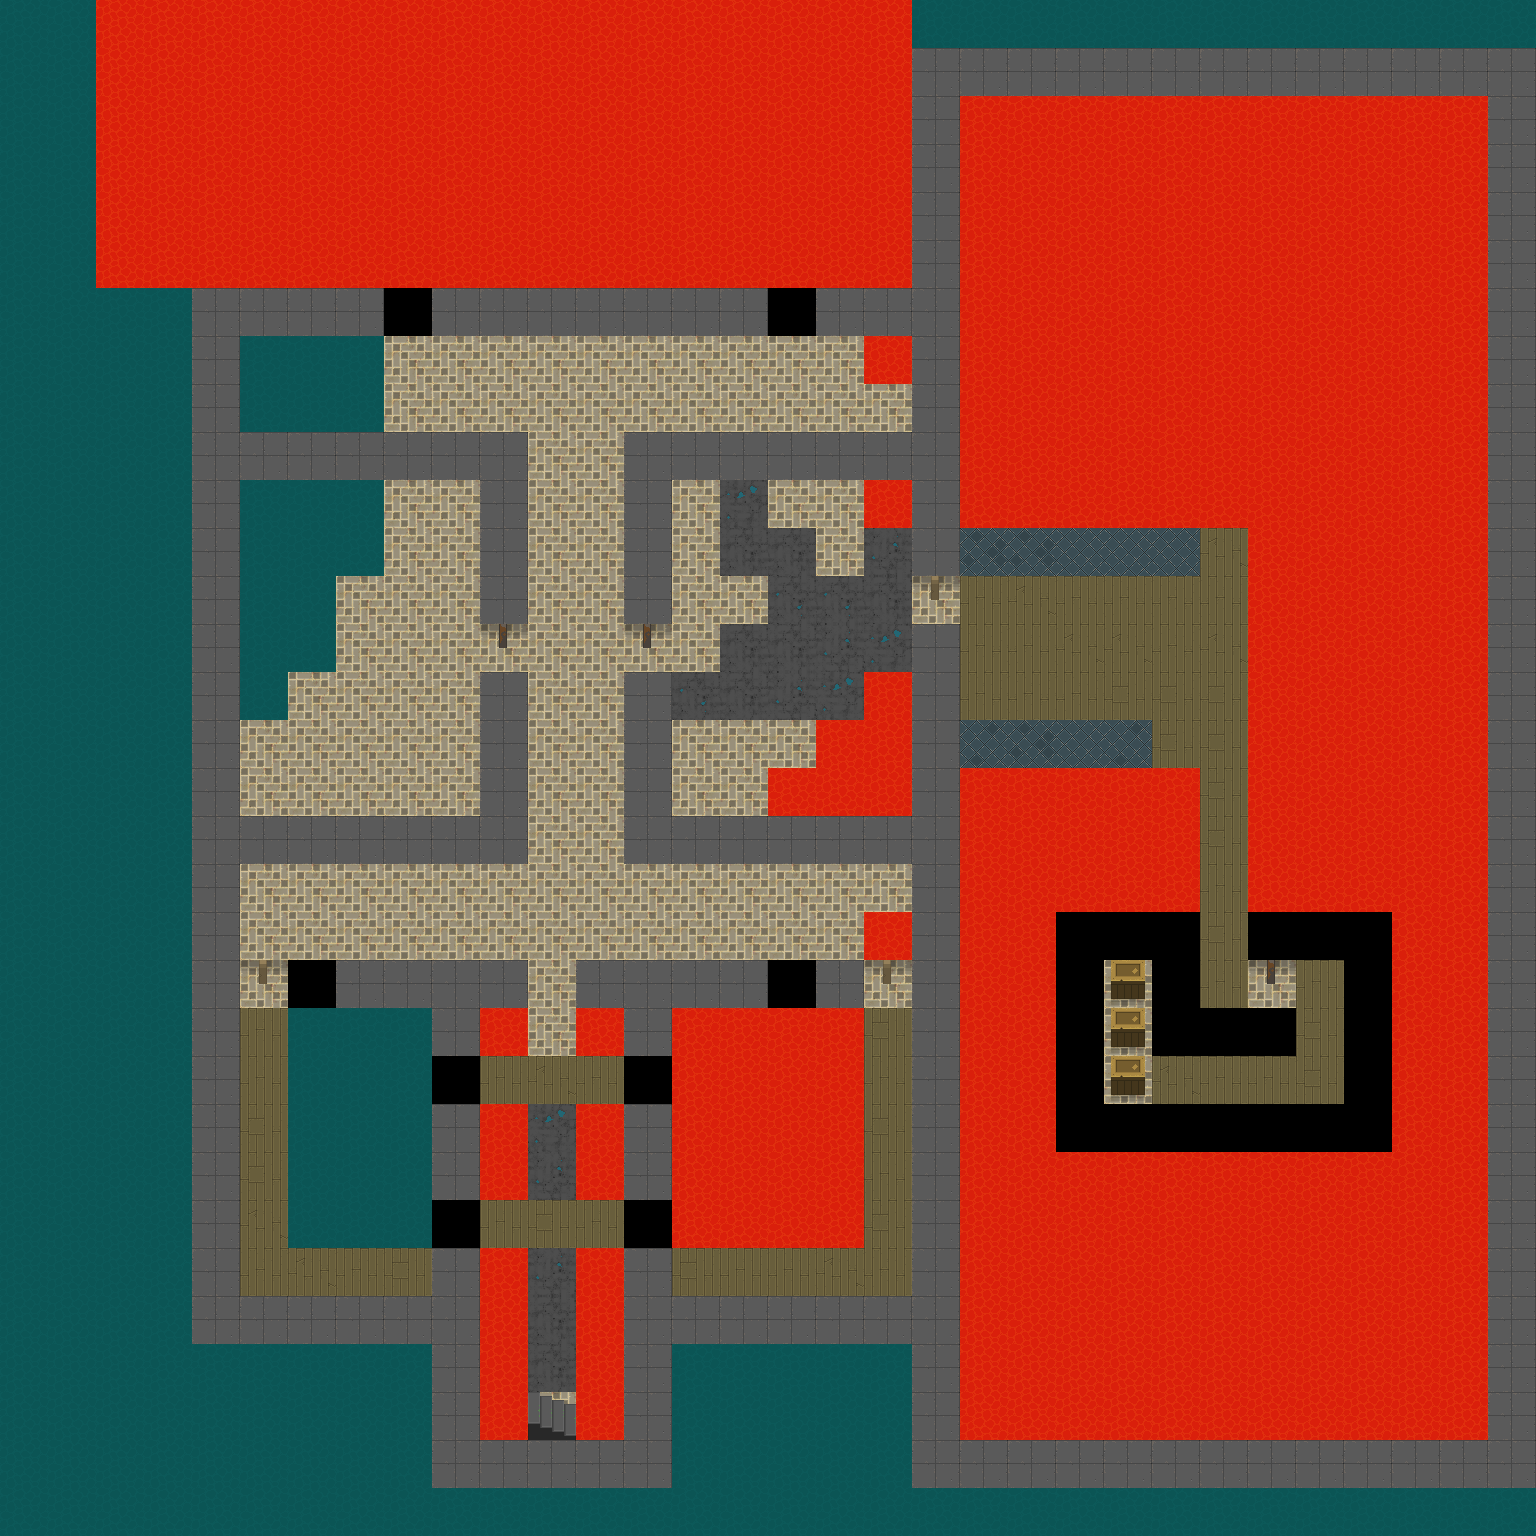

Below is a game level as drawn by its tile map, then a one-line description and the .tmx that defines it (tile-layer data replaced by summaries):
An orthogonal 32x32 tile map with 48x48 px tiles, 10 tile layers (floor, floor 2, props, creature, ...), 2 tilesets and 4 objects (2x portal, INNKEEPER).

<map version="1.0" orientation="orthogonal" renderorder="right-down" width="32" height="32" tilewidth="48" tileheight="48" nextobjectid="1">
 <properties>
  <property name="startX" value="15" />
  <property name="startY" value="31" />
 </properties> <tileset firstgid="1" name="terrain" tilewidth="48" tileheight="48" tilecount="760" columns="20">
  <image source="uf_terrain.png" width="960" height="1824" />
  <tile id="115">
   <animation>
    <frame tileid="115" duration="500" />
    <frame tileid="116" duration="500" />
    <frame tileid="117" duration="500" />
    <frame tileid="118" duration="500" />
   </animation>
  </tile>
  <tile id="135">
   <animation>
    <frame tileid="135" duration="500" />
    <frame tileid="136" duration="500" />
    <frame tileid="137" duration="500" />
    <frame tileid="138" duration="500" />
   </animation>
  </tile>
  <tile id="155">
   <animation>
    <frame tileid="155" duration="500" />
    <frame tileid="156" duration="500" />
    <frame tileid="157" duration="500" />
    <frame tileid="158" duration="500" />
   </animation>
  </tile>
  <tile id="175">
   <animation>
    <frame tileid="175" duration="500" />
    <frame tileid="176" duration="500" />
    <frame tileid="177" duration="500" />
    <frame tileid="178" duration="500" />
   </animation>
  </tile>
  <tile id="195">
   <animation>
    <frame tileid="195" duration="300" />
    <frame tileid="196" duration="300" />
    <frame tileid="197" duration="300" />
    <frame tileid="198" duration="300" />
   </animation>
  </tile>
  <tile id="215">
   <animation>
    <frame tileid="215" duration="500" />
    <frame tileid="216" duration="500" />
    <frame tileid="217" duration="500" />
    <frame tileid="218" duration="500" />
   </animation>
  </tile>
  <tile id="644">
   <animation>
    <frame tileid="644" duration="200" />
    <frame tileid="645" duration="200" />
   </animation>
  </tile>
  <tile id="664">
   <animation>
    <frame tileid="664" duration="200" />
    <frame tileid="665" duration="200" />
   </animation>
  </tile>
  <tile id="672">
   <animation>
    <frame tileid="672" duration="750" />
    <frame tileid="673" duration="750" />
   </animation>
  </tile>
  <tile id="674">
   <animation>
    <frame tileid="674" duration="750" />
    <frame tileid="675" duration="750" />
   </animation>
  </tile>
 </tileset>
 <tileset firstgid="761" name="heroes" tilewidth="48" tileheight="48" tilecount="520" columns="40">
  <image source="uf_heroes.png" width="1920" height="624" />
 </tileset><layer name="floor" width="32" height="32">
  <data>[1024 cells, 805 non-empty, 15 distinct tile ids]</data>
 </layer>
 <layer name="floor 2" width="32" height="32">
  <data>[1024 cells, 0 non-empty, 0 distinct tile ids]</data>
 </layer>
 <layer name="props" width="32" height="32">
  <data>[1024 cells, 389 non-empty, 3 distinct tile ids]</data>
 </layer>
 <layer name="creature" width="32" height="32">
  <data>[1024 cells, 0 non-empty, 0 distinct tile ids]</data>
 </layer>
 <layer name="water_edges" width="32" height="32">
  <data>[1024 cells, 0 non-empty, 0 distinct tile ids]</data>
 </layer>
 <layer name="shadows" width="32" height="32">
  <data>[1024 cells, 0 non-empty, 0 distinct tile ids]</data>
 </layer>
 <layer name="walls" width="32" height="32">
  <data>[1024 cells, 188 non-empty, 1 distinct tile ids]</data>
 </layer>
 <layer name="door" width="32" height="32">
  <data>[1024 cells, 6 non-empty, 2 distinct tile ids]</data>
 </layer>
 <layer name="torches" width="32" height="32">
  <data>[1024 cells, 0 non-empty, 0 distinct tile ids]</data>
 </layer>
 <layer name="webs" width="32" height="32">
  <data>[1024 cells, 0 non-empty, 0 distinct tile ids]</data>
 </layer>
 <objectgroup name="people">
  <object id="1" name="Jason" type="INNKEEPER" x="864" y="96" width="48" height="48">
   <properties>
    <property name="movement" value="FIXED" />
   </properties>
  </object>
 </objectgroup> <objectgroup name="portals">
  <object id="1" name="WORLD" type="portal" x="1632" y="1920" width="48" height="48" />
  <object id="2" name="WIWOLD_LVL_2" type="portal" x="240" y="624" width="48" height="48" />
 </objectgroup> <objectgroup name="rooms">
  <object id="1" x="1584" y="1824">
   <polygon points="0,0 0,240 336,240 336,0 240,0 240,-48 96,-48 96,0" />
  </object> </objectgroup></map>
